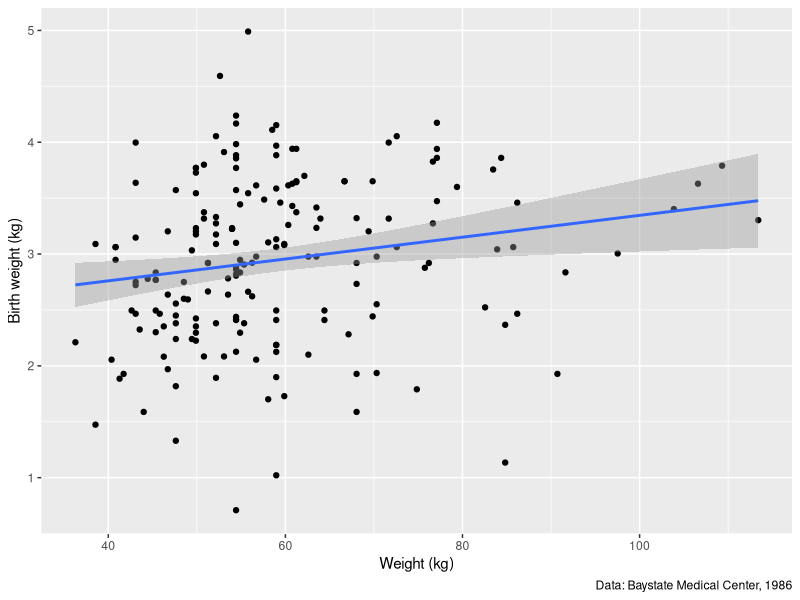
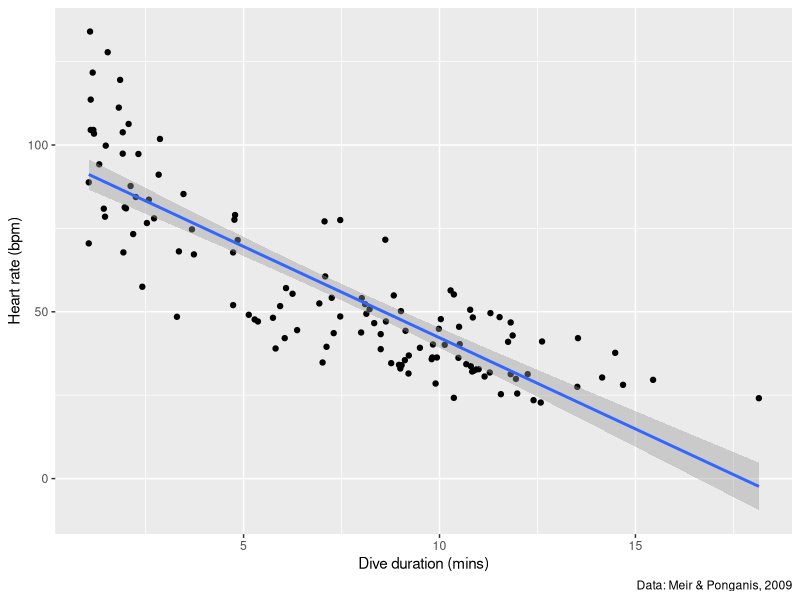
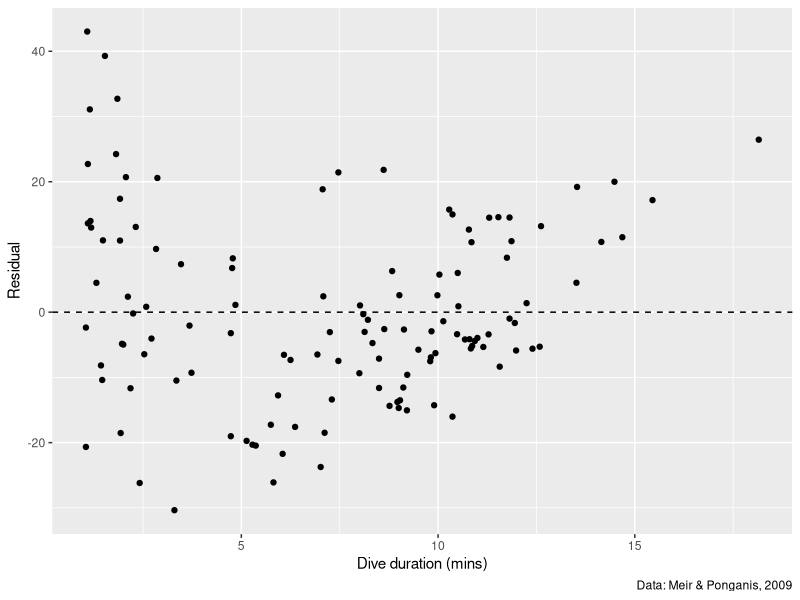
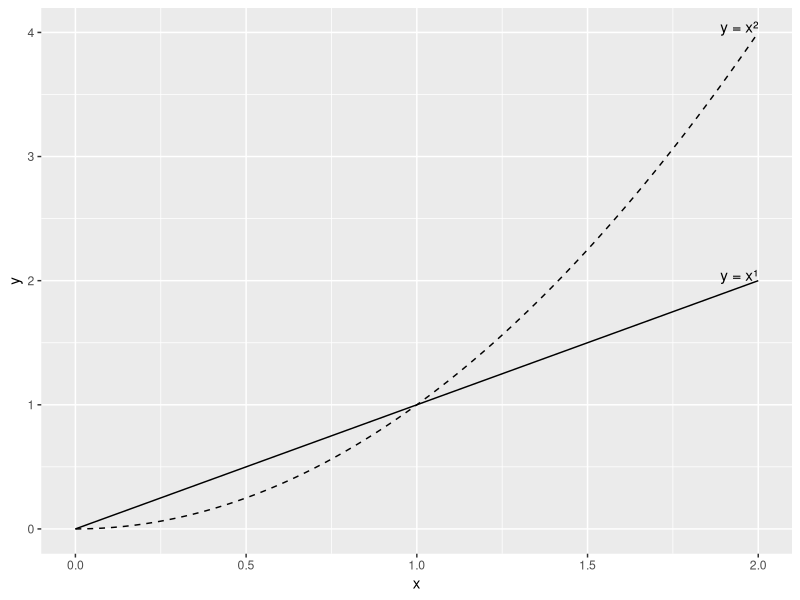
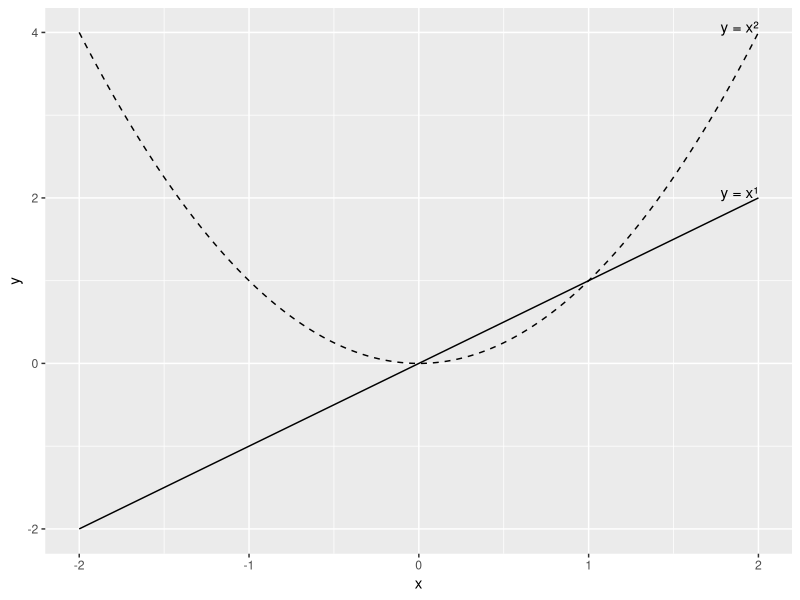
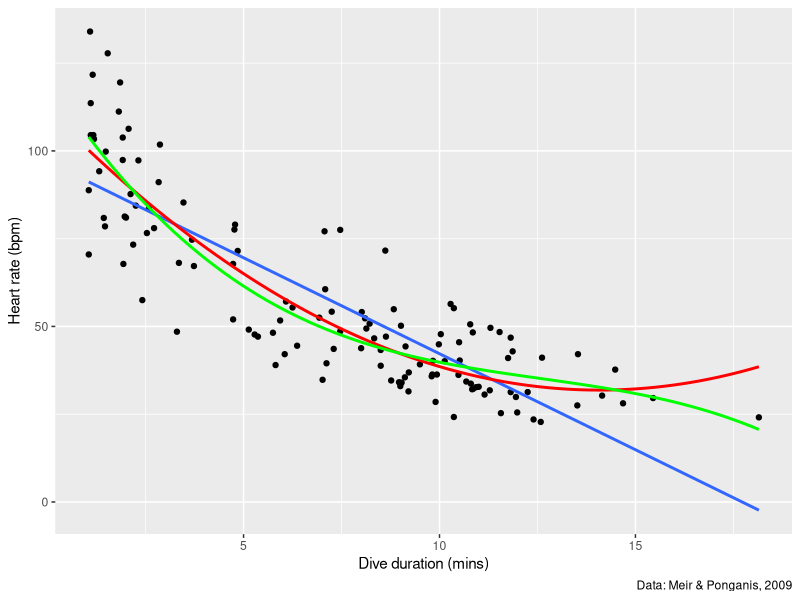
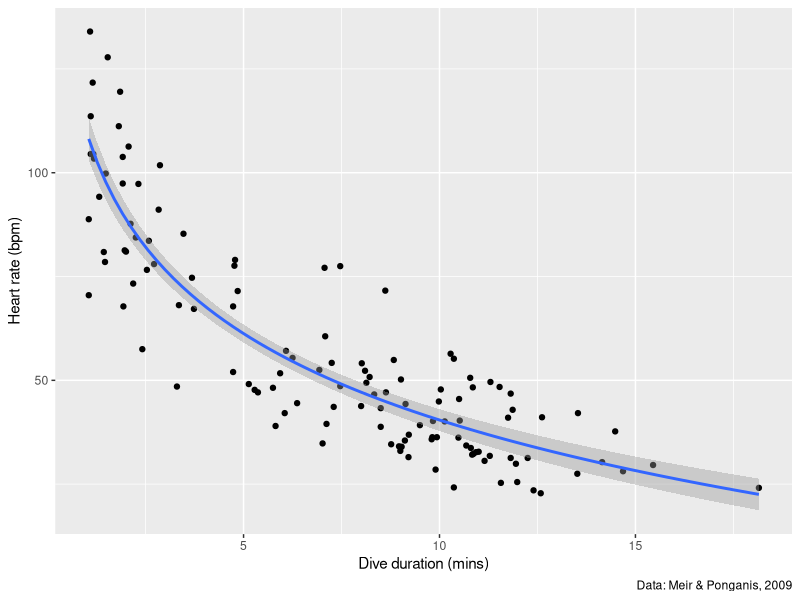
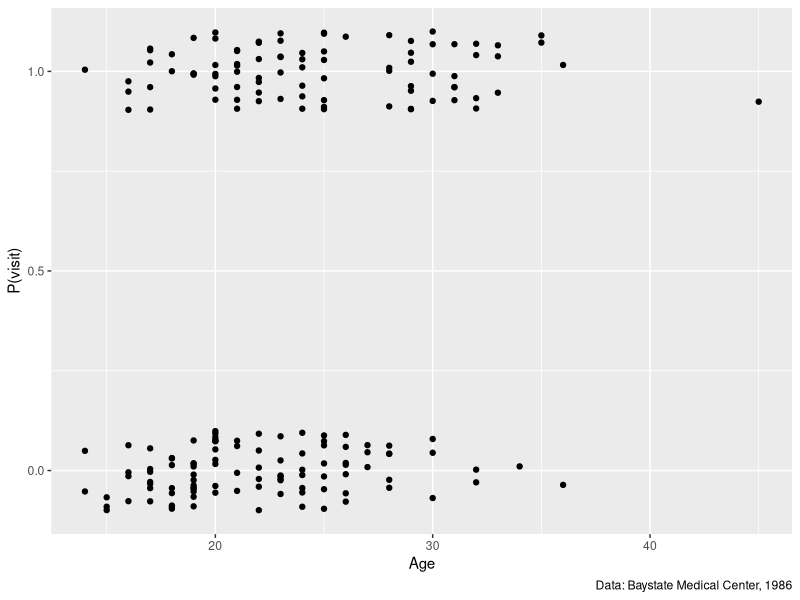

These charts were generated, in order, by the following R code:
## ---- chunk 1
library(ggplot2)

bw = read.csv('birth_weights.csv')

fig1 = ggplot(bw, aes(y=Birth_weight, x=Weight)) +
  geom_point() +
  labs(y='Birth weight (kg)', x='Weight (kg)', caption='Data: Baystate Medical Center, 1986')

print(fig1 + geom_smooth(method=lm))
## ---- chunk 2
model = lm(Birth_weight ~ Weight, bw)
summary(model)
## ---- chunk 3
peng = read.csv('penguins.csv')

peng
## ---- chunk 4
peng_plot = ggplot(peng, aes(y=HeartRate, x=Duration)) +
  geom_point() +
  labs(y='Heart rate (bpm)', x='Dive duration (mins)', caption='Data: Meir & Ponganis, 2009')

print(peng_plot + geom_smooth(method=lm))
## ---- chunk 5
model1 = lm(HeartRate ~ Duration, peng)
peng$Residual = residuals(model1)

residual_plot = peng_plot +
  aes(y=Residual) +
  geom_hline(yintercept=0, lty='dashed')

print(residual_plot %+% peng)
## ---- chunk 6
model2 = lm(HeartRate ~ Duration + I(Duration^2), peng)
summary(model2)
## ---- chunk 7
model2 = lm(HeartRate ~ poly(Duration,degree=2), peng)
summary(model2)

model3 = lm(HeartRate ~ poly(Duration,degree=3), peng)
summary(model3)
## ---- chunk 8
model5b = lm(HeartRate ~ Duration+I(Duration^2)+I(Duration^3)+I(Duration^4)+I(Duration^5), peng)

summary(model5b)
## ---- chunk 9
polyplot = ggplot(data.frame(x=seq(from=0, to=2, by=0.01))) +
  geom_line(aes(x=x, y=x)) +
  geom_line(aes(x=x, y=x^2), lty='dashed') +
  labs(y='y') +
  annotate('text', x=2, y=c(2,4), label=c('y = x¹','y = x²'), hjust=1, vjust=0)

print(polyplot)
## ---- chunk 10
print(polyplot %+% data.frame(x=seq(from=-2, to=2, by=0.01)))
## ---- chunk 11
model5 = lm(HeartRate ~ poly(Duration, degree=5), peng)
summary(model5)
## ---- chunk 12
peng_plot_models = peng_plot +
  geom_smooth(method=lm, se=FALSE) +
  geom_smooth(method=lm, formula=y~poly(x,degree=2), se=FALSE, color='red') +
  geom_smooth(method=lm, formula=y~poly(x,degree=3), se=FALSE, color='green')

print(peng_plot_models)
## ---- chunk 13
print(peng_plot + geom_smooth(method=lm, formula=y~log(x)))
## ---- chunk 14
table(bw$Visits)
## ---- chunk 15
bw$Any_visits = 0
bw$Any_visits[bw$Visits>0] = 1

head(bw)
## ---- chunk 16
visits_plot = ggplot(bw, aes(y=Any_visits, x=Age)) +
  geom_point(position=position_jitter(width=0, height=0.1)) +
  labs(y='P(visit)', caption='Data: Baystate Medical Center, 1986') +
  scale_y_continuous(breaks=c(0,0.5,1))

print(visits_plot)
## ---- chunk 17
print(visits_plot + geom_smooth(method=lm))

lpm = lm(Any_visits ~ Age, bw)
print(lpm)
## ---- chunk 18
predict(lpm, data.frame(Age=49))
## ---- chunk 19
odds = function(p){
  o = p / (1 - p)
  return(o)
}

odds(0.8)
## ---- chunk 20
odds(0.95)
odds(0.5)
odds(0.1)
## ---- chunk 21
odds(1)
## ---- chunk 22
odds(0)
## ---- chunk 23
log(0.1)
log(0)
## ---- chunk 24
logodds = function(p){
  o = p / (1 - p)
  return(log(o))
}

logodds(0.8)
logodds(0.5)
logodds(0.001)
## ---- chunk 25
plogis(0)
plogis(1.5)
plogis(-2.5)
## ---- chunk 26
log_model = glm(Any_visits ~ Age, bw, family=binomial)

summary(log_model)
## ---- chunk 27
visits_plot = visits_plot +
  geom_smooth(method=glm, method.args=list(family=binomial))

print(visits_plot)
## ---- chunk 28
predict(log_model, data.frame(Age=20))
## ---- chunk 29
predict(log_model, data.frame(Age=20), type='response')
predict(log_model, data.frame(Age=30), type='response')
## ---- chunk 30
print(visits_plot + aes(color=Smoker))

log_model2 = glm(Any_visits ~ Age*Smoker, bw, family=binomial)
summary(log_model2)
